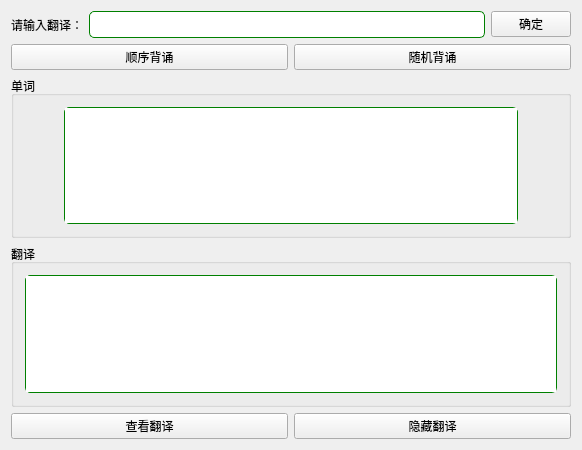
<?xml version="1.0" encoding="UTF-8"?>
<ui version="4.0">
 <class>ReciteWordsWidget</class>
 <widget class="QWidget" name="ReciteWordsWidget">
  <property name="geometry">
   <rect>
    <x>0</x>
    <y>0</y>
    <width>582</width>
    <height>450</height>
   </rect>
  </property>
  <property name="windowTitle">
   <string>Form</string>
  </property>
  <property name="styleSheet">
   <string notr="true">QPlainTextEdit {
	font: 13pt &quot;宋体&quot;;
	border-radius: 5px;
	border: 1px solid green;
}

QLineEdit {
	border-radius: 5px;
	min-height: 25px;
	border: 1px solid green;
}</string>
  </property>
  <layout class="QGridLayout" name="gridLayout_3">
   <item row="2" column="0" colspan="2">
    <widget class="QGroupBox" name="groupBox">
     <property name="styleSheet">
      <string notr="true">QPushButton {
	border: none;
	background-color: transparent;
}</string>
     </property>
     <property name="title">
      <string>单词</string>
     </property>
     <layout class="QGridLayout" name="gridLayout">
      <property name="leftMargin">
       <number>11</number>
      </property>
      <property name="topMargin">
       <number>11</number>
      </property>
      <property name="rightMargin">
       <number>11</number>
      </property>
      <property name="bottomMargin">
       <number>11</number>
      </property>
      <property name="spacing">
       <number>7</number>
      </property>
      <item row="3" column="1">
       <widget class="QPushButton" name="pushButton_last">
        <property name="styleSheet">
         <string notr="true">QPushButton {
	border: none;
	background-color: transparent;
}</string>
        </property>
        <property name="text">
         <string/>
        </property>
        <property name="icon">
         <iconset resource="res.qrc">
          <normaloff>:/images/上一个.svg</normaloff>:/images/上一个.svg</iconset>
        </property>
        <property name="iconSize">
         <size>
          <width>40</width>
          <height>40</height>
         </size>
        </property>
        <property name="shortcut">
         <string/>
        </property>
       </widget>
      </item>
      <item row="0" column="2" rowspan="4">
       <widget class="QPlainTextEdit" name="plainTextEdit_word">
        <property name="readOnly">
         <bool>true</bool>
        </property>
       </widget>
      </item>
      <item row="3" column="3">
       <widget class="QPushButton" name="pushButton_next">
        <property name="text">
         <string/>
        </property>
        <property name="icon">
         <iconset resource="res.qrc">
          <normaloff>:/images/下一个.svg</normaloff>:/images/下一个.svg</iconset>
        </property>
        <property name="iconSize">
         <size>
          <width>40</width>
          <height>40</height>
         </size>
        </property>
       </widget>
      </item>
      <item row="2" column="1">
       <spacer name="verticalSpacer">
        <property name="orientation">
         <enum>Qt::Vertical</enum>
        </property>
        <property name="sizeHint" stdset="0">
         <size>
          <width>20</width>
          <height>40</height>
         </size>
        </property>
       </spacer>
      </item>
     </layout>
    </widget>
   </item>
   <item row="0" column="0" colspan="2">
    <layout class="QHBoxLayout" name="horizontalLayout">
     <item>
      <widget class="QLabel" name="label">
       <property name="text">
        <string>请输入翻译：</string>
       </property>
      </widget>
     </item>
     <item>
      <widget class="QLineEdit" name="lineEdit_translate"/>
     </item>
     <item>
      <widget class="QPushButton" name="pushButton_ok">
       <property name="text">
        <string>确定</string>
       </property>
      </widget>
     </item>
    </layout>
   </item>
   <item row="3" column="0" colspan="2">
    <widget class="QGroupBox" name="groupBox_2">
     <property name="title">
      <string>翻译</string>
     </property>
     <layout class="QGridLayout" name="gridLayout_2">
      <property name="leftMargin">
       <number>11</number>
      </property>
      <property name="topMargin">
       <number>11</number>
      </property>
      <property name="rightMargin">
       <number>11</number>
      </property>
      <property name="bottomMargin">
       <number>11</number>
      </property>
      <property name="spacing">
       <number>7</number>
      </property>
      <item row="0" column="0">
       <widget class="QPlainTextEdit" name="plainTextEdit_translate">
        <property name="readOnly">
         <bool>true</bool>
        </property>
       </widget>
      </item>
     </layout>
    </widget>
   </item>
   <item row="4" column="0" colspan="2">
    <layout class="QHBoxLayout" name="horizontalLayout_2">
     <item>
      <widget class="QPushButton" name="pushButton_look">
       <property name="text">
        <string>查看翻译</string>
       </property>
      </widget>
     </item>
     <item>
      <widget class="QPushButton" name="pushButton_hidden">
       <property name="text">
        <string>隐藏翻译</string>
       </property>
      </widget>
     </item>
    </layout>
   </item>
   <item row="1" column="0" colspan="2">
    <layout class="QHBoxLayout" name="horizontalLayout_3">
     <item>
      <widget class="QPushButton" name="pushButton_reciteASC">
       <property name="text">
        <string>顺序背诵</string>
       </property>
      </widget>
     </item>
     <item>
      <widget class="QPushButton" name="pushButton_reciteRand">
       <property name="text">
        <string>随机背诵</string>
       </property>
      </widget>
     </item>
    </layout>
   </item>
  </layout>
 </widget>
 <resources>
  <include location="res.qrc"/>
 </resources>
 <connections/>
</ui>
